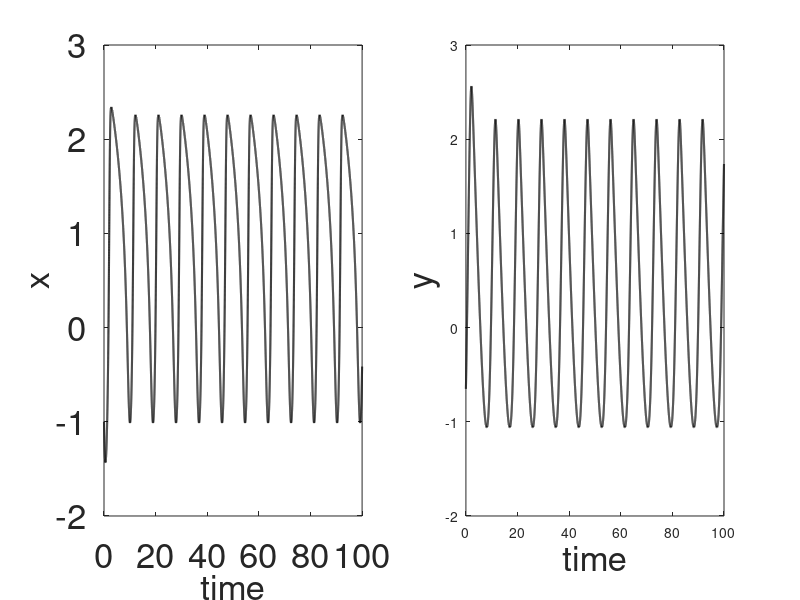
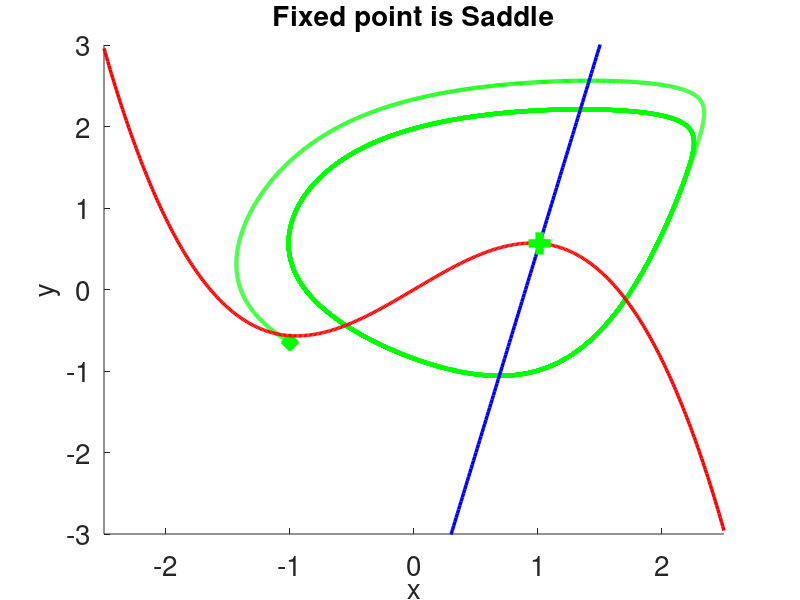

These charts were generated, in order, by the following MATLAB code:
% extended FitzHugh-Nagumo Model

close all;

dt=0.002;
t0=0;
tf=100;
t=t0:dt:tf;
N=length(t);

alpha=0.9;
tau=1.25;
gamma=0.9;  
b=-0.2;  % negative incline 


x_limit=2.5;
y_limit=2;
xE=(-x_limit:0.01:x_limit);
yE1=-(xE.^3/3 - gamma*xE);  % make yE totally minus
yE2=(alpha-xE)/b;

xT=zeros(1,N);
yT=xT;
xT(1)=-1;
yT(1)=-0.65;

for i=1:N-1
   xT(i+1)=xT(i)+(gamma*xT(i)-xT(i)^3/3+yT(i))*dt*tau; 
   yT(i+1)=yT(i)+(xT(i)+b*yT(i)-alpha)*(-1/tau)*dt;
end

figure(1)
subplot(1,2,1)
plot(t,xT,'k','LineWidth',1.5)
set(gca,'FontSize',25);
xlabel('time','FontSize',25)
ylabel('x','FontSize',25)
subplot(1,2,2)
set(gca,'FontSize',25);
plot(t,yT,'k','LineWidth',1.5)
xlabel('time','FontSize',25)
ylabel('y','FontSize',25)

% intersection of nullclines - check out for your model!
its0=-2; %initial intersection point trial
its_x = fsolve(@(its_x)(+gamma*its_x -(alpha-its_x)/b - its_x^3/3 ), its0)
its_y = (alpha-its_x)/b
its_y2 = -its_x^3/3 + gamma*its_x

% check out for your model!
A=1;
B=b/tau - (gamma - its_x^2)*tau;
C=-1- b*(gamma - its_x^2);

lambda1= (-B + sqrt(B^2 - 4*A*C)) / (2*A)
lambda2= (-B - sqrt(B^2 - 4*A*C)) / (2*A)

figure(2)
hold on
plot(xT,yT, 'g', 'LineWidth',3)
plot(xT(1),yT(1), 'xg', 'LineWidth',10)
plot(xE,yE1,'r','LineWidth',2.5)
set(gca,'FontSize',20);
xlabel('x','FontSize',20)
ylabel('y','FontSize',20)
plot(xE,yE2,'b','LineWidth',2.5)
axis([-x_limit x_limit -y_limit-1 y_limit+1])
if real(lambda1) < 0 && real(lambda2)<0
plot(its_x, its_y, 'ok', 'LineWidth',4)
title('Fixed point is stable', 'FontSize',20)
elseif  real(lambda1) < 0 && real(lambda2)>0  
    plot(its_x, its_y, '--gs', 'LineWidth',20)
    title('Fixed point is Saddle', 'FontSize',20)
elseif  real(lambda1) > 0 && real(lambda2)<0
    plot(its_x, its_y, '--gs', 'LineWidth',10)
    title('Fixed point is Saddle', 'FontSize',20)
else
    plot(its_x, its_y, 'sk', 'LineWidth',2)
    title('Fixed point is unstable', 'FontSize',20)
end
hold off

%note saddle does not happen actually, beacuse we eliminate it
